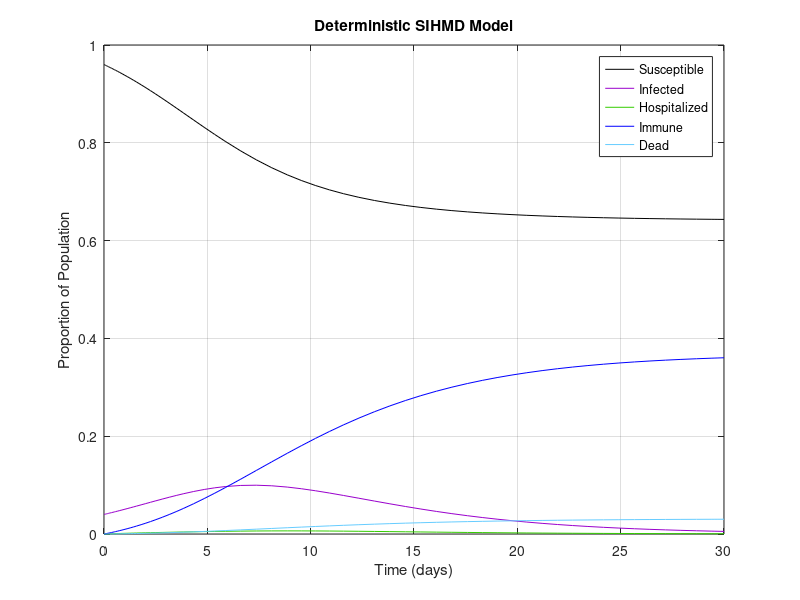

Source code (MATLAB): (Note: this script raises an error after producing the figure.)
%        -> d
%             -> m
% s -> i -> h -> d
%             -> s
%        -> m
%        -> s
% Agents start susceptible, infected, or immune
%
% Infections spread at the rate of the possible pairs between s and i still
% Infected agents can move to one of four compartments: immune, susceptible 
% (currently healthy but able to get sick again), hospitalized, and dead
%
% Immune and dead populations never change
% 
% Hospitalized agents can move to one of three compartments: immune, 
% susceptible (currently healthy but able to get sick again), and dead

% rates provided by https://data.who.int/dashboards/covid19/cases
function advanced_ipc_model() 
    s0 = 0.96;
    i0 = 0.04;
    m0 = 1 - s0 - i0; % assume that at time 0, no one is immune
    Ns = [316,1000,3162,10000];

    constants.susceptible_event_rate = 1.3; 
    constants.s_i_prob = 1; % susceptible agents can only become infected

    constants.infected_event_rate = 1;
    constants.i_m_prob = 0.2; % 20% of people who catch covid have long-term immunity
    constants.i_d_prob = 0.010175; % 1052449 deaths with covid as primary factor, out of 103436829 cases
    constants.i_h_prob = 0.04; % 4% of people who catch covid become hospitalized
    constants.i_s_prob = 1 - constants.i_m_prob - constants.i_h_prob - ...
        constants.i_d_prob; % the rest of infected become healthy, but not forever
    
    constants.hospitalized_event_rate = 1; 
    constants.h_m_prob = 0.6; % since the infection was more severe, agents develop stronger immunity
    constants.h_d_prob = 0.15; % on average, 15% of hospitalized patients die
    constants.h_s_prob = 1 - constants.h_m_prob - ...
        constants.h_d_prob; % the rest become healthy, but not forever
    
    constants.max_t = 30;
    
    % Deterministic setup
    beta = constants.susceptible_event_rate;
    gamma = constants.infected_event_rate;   % infected event rate
    alpha = constants.hospitalized_event_rate;   % hospitalized event rate

    y0 = [s0; i0; 0; m0; 0]; % Initial conditions: s, i, h, m, d
    tspan = [0 constants.max_t];

    % Solve ODE
    [t_det, y_det] = ode45(@(t, y) sihmd_system(t, y, beta, gamma, alpha, ...
        constants.i_s_prob, constants.i_h_prob, constants.i_m_prob, constants.i_d_prob, ...
        constants.h_s_prob, constants.h_m_prob, constants.h_d_prob), tspan, y0);

% Plot
plot_deterministic(t_det, y_det);


    for i = 1:numel(Ns)
        constants.N = Ns(i);
        I0 = round(i0 * constants.N);
        M0 = round(m0 * constants.N);
        S0 = constants.N - I0 - M0; % defined like this to ensure the agent sum is correct

        % Arrays of agents
        S = 1:S0;
        I = (S0+1):(S0+I0);
        H = [];
        M = (S0+I0+1):constants.N;
        D = [];

        data.ns = S0;
        data.ni = I0;
        data.nh = 0;
        data.nm = M0;
        data.nd = 0;
        data.T = 0;

        %% Perform Simulations
        data = simulate_ipc(S, I, H, M, D, constants, data);

        %% Feed the function 'data' to plot all compartments, or just name a single one
        %plot_compartment_vs_time(data.T, data, constants.N, "All");
        plot_compartment_vs_time(data.T, data.ns, constants.N, "Susceptible")
    end

end

function data = simulate_ipc(S, I, H, M, D, constants, data) 
    ns = numel(S);
    ni = numel(I);
    nh = numel(H);
    nm = numel(M);
    nd = numel(D);

    s_clock = constants.susceptible_event_rate * ns * ni / constants.N;
    i_clock = constants.infected_event_rate * ni;
    h_clock = constants.hospitalized_event_rate * nh;
    master_clock = s_clock + i_clock + h_clock;

    if data.T(end) >= constants.max_t || master_clock == 0
        disp("Done!");
        return;
    end

    data.ns(end+1) = ns;
    data.ni(end+1) = ni;
    data.nh(end+1) = nh;
    data.nm(end+1) = nm;
    data.nd(end+1) = nd;

    dt = exprnd(1 / master_clock);
    data.T(end+1) = data.T(end) + dt;

    r = rand;
    if (r < s_clock / master_clock)                 % transition from s to i
        I(end+1) = S(end);
        S(end) = [];
    elseif (r < (s_clock + i_clock) / master_clock) % transition from i to [s h m d]
        r2 = rand;
        if r2 < constants.i_h_prob                              % i to h
            H(end+1) = I(end); 
            I(end) = [];
        elseif r2 < (constants.i_h_prob + constants.i_m_prob)   % i to m
            M(end+1) = I(end);
            I(end) = [];
        elseif r2 < (constants.i_h_prob + constants.i_m_prob + constants.i_d_prob) % i to d
            D(end+1) = I(end);
            I(end) = []; 
        else                                                    % i to s
            S(end+1) = I(end);
            I(end) = [];
        end
    else                                            % transition from h to [s m d]
        r2 = rand;
        if r2 < constants.h_s_prob                              % h to s
            S(end+1) = H(end);
            H(end) = [];
        elseif r2 < (constants.h_s_prob + constants.h_m_prob)   % h to m
            M(end+1) = H(end);
            H(end) = [];
        else                                                    % h to d
            D(end+1) = H(end);
            H(end) = [];
        end
    end

    data = simulate_ipc(S, I, H, M, D, constants, data);
end

function plot_compartment_vs_time(time, data, N, compartment)
    figure;
    hold on;

    if isstruct(data)
        % Full data struct provided
        plot(time, data.ns / N, 'b', 'DisplayName', 'Susceptible');
        plot(time, data.ni / N, 'r', 'DisplayName', 'Infected');
        plot(time, data.nh / N, 'k', 'DisplayName', 'Hospitalized');
        plot(time, data.nm / N, 'g', 'DisplayName', 'Immune');
        plot(time, data.nd / N, 'm', 'DisplayName', 'Dead');
        ylabel('Proportion');
        legend('Location', 'eastoutside');
        title(['Compartment Proportions vs Time (N = ', num2str(N), ')']);
    elseif isnumeric(data)
        % Single compartment provided
        plot(time, data / N, 'b', 'DisplayName', 'Single Compartment');
        ylabel('Proportion');
        legend(compartment);
        title([compartment, ' Proportions vs Time (N = ', num2str(N), ')']);
    else
        error('Input must be either a struct or a numeric array.');
    end

    xlabel('Time');
    grid on;
    hold off;
end

function dydt = sihmd_system(t, y, beta, gamma, alpha, p_IS, p_IH, p_IM, p_ID, p_HS, p_HM, p_HD)
    s = y(1);
    i = y(2);
    h = y(3);
    m = y(4);
    d = y(5);

    ds = -beta*s*i + gamma*p_IS*i + alpha*p_HS*h;
    di = beta*i*s - gamma*i;
    dh = gamma*p_IH*i - p_HM*alpha*h;
    dm = gamma*p_IM*i + alpha*p_HM*h;
    dd = gamma*p_ID*i + alpha*p_HD*h;

    dydt = [ds; di; dh; dm; dd];
end

function plot_deterministic(t, y)
    s = y(:,1);
    i = y(:,2);
    h = y(:,3);
    m = y(:,4);
    d = y(:,5);

    figure;
    plot(t, s, '-k'); hold on;
    plot(t, i, 'Color', [0.6 0 0.8]);
    plot(t, h, 'Color', [0.2 0.8 0]);
    plot(t, m, 'Color', [0 0 1]);
    plot(t, d, 'Color', [0.4 0.8 1]);

    title('Deterministic SIHMD Model');
    xlabel('Time (days)');
    ylabel('Proportion of Population');
    legend({'Susceptible', 'Infected', 'Hospitalized', 'Immune', 'Dead'});
    grid on;
end
